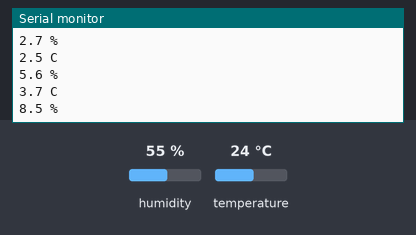
Recording of a sketch running on a simulated Arduino Uno, built with avr-gcc and run on an emulated ATmega328P. Shown: the last lines printed to the serial monitor. The test bench sets the inputs (shaded band); at power-on: humidity 55 %, temperature 24 °C.

Above: at 1.5 s.
1.6 s: humidity set to 22 %
At 2.3 s:
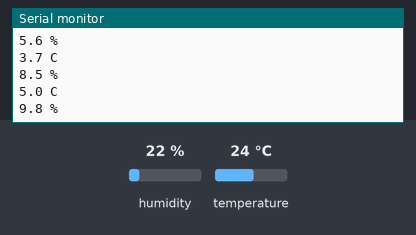
3.1 s: temperature set to 12 °C
At 3.1 s:
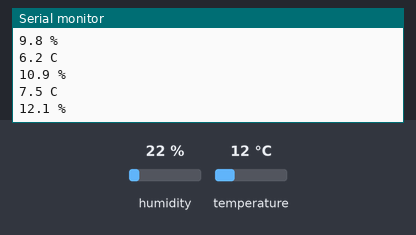
4.6 s: humidity set to 40 %
At 5.0 s:
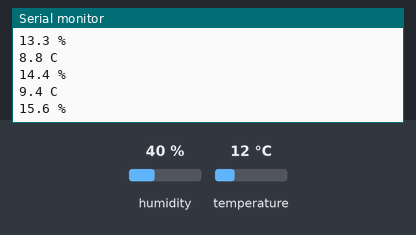
Timing chart, 0 to 7.6 s (numbered marks = the images above; inputs shaded):
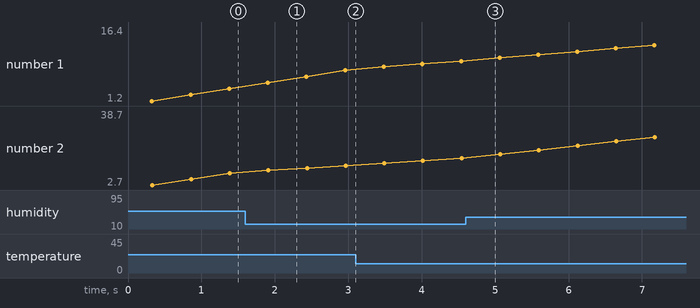

The sketch:

66.ino
```cpp
#include <dht.h>                  //dht.zip 라이브러리를 설치해야 함
#define DHT22_PIN 7
#define num 20                 //20개 측정값

dht DHT;

float temp[num];                //배열 작성
float humi[num];                //배열 작성
float temperature;
float humidity;

void setup()
{
  Serial.begin(9600);             //시리얼모니터 출력
  delay(300);
}

void loop()
{
  float chk = DHT.read22(DHT22_PIN);

  for (int i = 0; i < num - 1; i++) {
    temp[i] = temp[i + 1];
  }
  temp[num - 1] = DHT.temperature;

  for (int i = 0; i < num; i++) {
    temperature += temp[i];
  }
  temperature /= num;                         //평균온도
  delay(10);

  for (int i = 0; i < num - 1; i++) {
    humi[i] = humi[i + 1];
  }
  humi[num - 1] = DHT.humidity;

  for (int i = 0; i < num; i++) {
    humidity += humi[i];
  }
  humidity /= num;                           //평균상대습도
  delay(10);
  Serial.print(temperature, 1);                //평균온도값 출력
  Serial.println(" C");
  Serial.print(humidity, 1);                   //평균상대습도값 출력
  Serial.println(" %");
  delay(500);
}
```

Measured:
- after the input at 1.6 s, the serial monitor: prints a new line after 0.31 s (image 1)
- plotted number 1: 7.5 → 9.4 after the input at 3.1 s
- plotted number 2: 8.5 → 12.1 after the input at 1.6 s, 15.6 → 36.5 after the input at 4.6 s
